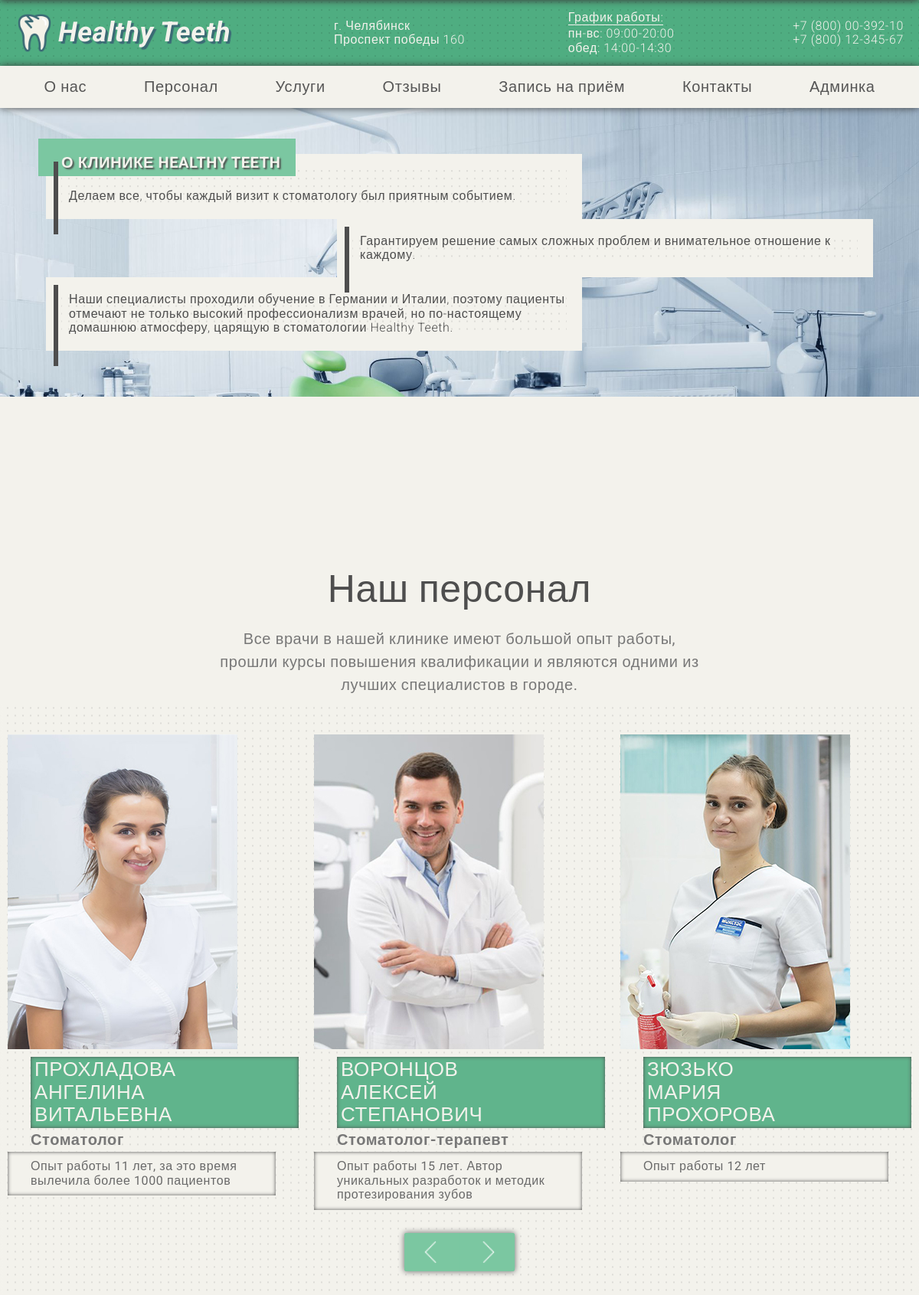
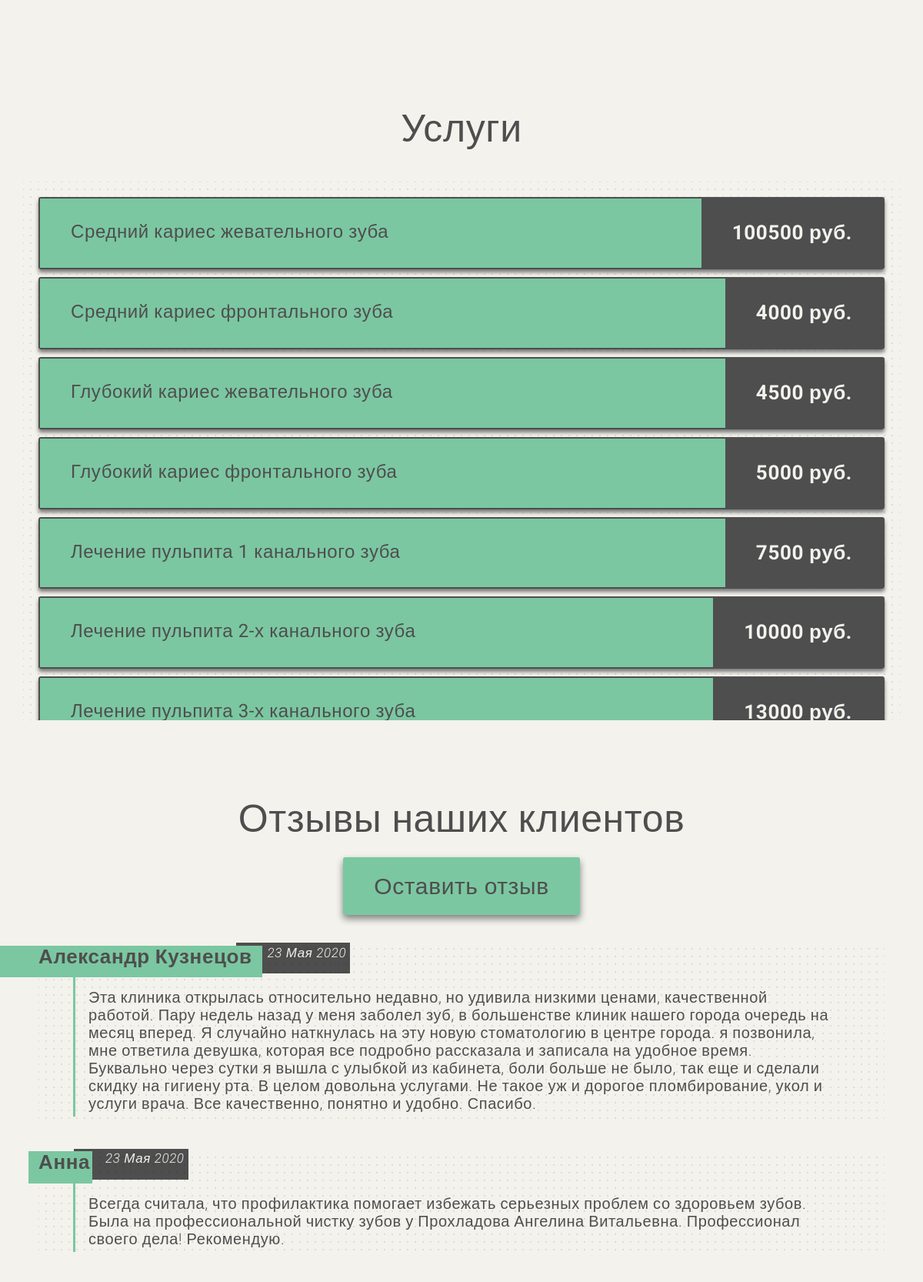
The page / (upper part) on the database its author committed (2 pictures, top to bottom).
### tables this page shows
CREATE TABLE `personnel` (
  `id` int(11) NOT NULL COMMENT 'id',
  `photo` varchar(999) DEFAULT NULL COMMENT 'фото',
  `surname` varchar(100) DEFAULT NULL COMMENT 'фамилия',
  `name` varchar(100) DEFAULT NULL COMMENT 'имя',
  `patronymic` varchar(100) DEFAULT NULL COMMENT 'Отчество',
  `profession` varchar(50) DEFAULT NULL COMMENT 'профессия',
  `description` varchar(200) DEFAULT NULL COMMENT 'описание',
  `numeration` int(10) DEFAULT NULL COMMENT 'порядковый номер при выводе на сайт'
);

CREATE TABLE `services` (
  `id` int(11) NOT NULL COMMENT 'id',
  `service_name` varchar(100) NOT NULL COMMENT 'Наименование услуги',
  `price` int(20) NOT NULL COMMENT 'Цена услуги'
);

CREATE TABLE `reviews` (
  `id` int(11) NOT NULL COMMENT 'id',
  `date` datetime DEFAULT current_timestamp() COMMENT 'Дата отзыва',
  `name` varchar(32) DEFAULT NULL COMMENT 'Имя',
  `text_review` varchar(600) DEFAULT NULL COMMENT 'Текст отзыва',
  `numeration` int(10) DEFAULT NULL COMMENT 'Порядковый номер отзыва при выводе на сайте'
);

### index.php (the view, shortened to what this page needs)
<!DOCTYPE html>
<html lang="ru">
<head>
	<link rel="stylesheet" href="css/style.css">
	<link rel="stylesheet" href="css/index.css">
</head>
<body>
<?php
	$dbc = mysqli_connect(DB_HOST, DB_USER, DB_PASSWORD, DB_NAME)
		or die ('Ошибка соединения с базой данных 1');
?>
<header id="header">
	<div class="container_header">
		<a class="logo-header" href="index.php">
			<img src="img/header/header_logo.png" alt="">
			<p>Healthy Teeth</p>
		</a>
		<a class="header-address" href="#map">г. Челябинск<br> Проспект победы 160</a>
		<a class="header-workTime" href="#contact">
			<span>График работы:</span>
			<span>пн-вс: 09:00-20:00<br>обед: 14:00-14:30</span>
		</a>
		<a class="header-numbers" href="#contact">+7 (800) 00-392-10<br>+7 (800) 12-345-67</a>
	</div>
</header>
<main id="about_us">
	<nav class="nav_bar">
		<ul>
			<li><a href="#header">О нас</a></li>
			<li><a href="#personnel">Персонал</a></li>
			<li><a href="#price_section">Услуги</a></li>
			<li><a href="#reviews">Отзывы</a></li>
			<li><a href="#record_section">Запись на приём</a></li>
			<li><a href="#contact">Контакты</a></li>
<?php if ($_SERVER[REMOTE_ADDR] == $_SERVER[SERVER_ADDR]) { ?>
			<li class="admin">
				<a href="registrations.php">Админка</a>
			</li>
<?php } ?>
		</ul>
	</nav>
	<section class="about_us_section">
		<div class="container_news about_us active-news">
			<div class="cont_about_us cont_text_1">
				<h2 class="about_us_header">О КЛИНИКЕ HEALTHY TEETH</h2>
				<p class="about_us_text">Делаем все, чтобы каждый визит к стоматологу был приятным событием.</p>
			</div>
			<div class="cont_about_us cont_text_2">
				<p class="about_us_text">Гарантируем решение самых сложных проблем и внимательное отношение к каждому.</p>
			</div>
			<div class="cont_about_us cont_text_3">
				<p class="about_us_text">Наши специалисты проходили обучение в Германии и Италии, поэтому пациенты отмечают не только высокий профессионализм врачей, но по-настоящему домашнюю атмосферу, царящую в стоматологии Healthy Teeth.</p>
			</div>
		</div>
	</section>
	<section class="personnel_section" id="personnel">
		<div class="personnel_header">
				<h2>Наш персонал</h2>
				<p>Все врачи в нашей клинике имеют большой опыт работы, прошли курсы повышения квалификации и являются одними из лучших специалистов в городе.</p>
		</div>
		<div class="container_personnel_slides">
			<div class="overlay_personnel"></div>
			<div class="main_personnel_slides">
<?php
	$query_personnel = "SELECT * FROM `personnel` WHERE `numeration` IS NOT NULL ORDER BY `numeration` ASC"
		or die ('Ошибка соединения с базой данных 2');
	$data = mysqli_query($dbc, $query_personnel);
	while ($row = mysqli_fetch_array($data)) {
		$photo = $row['photo'];
		$surname = $row['surname'];
		$name = $row['name'];
		$patronymic = $row['patronymic'];
		$profession = $row['profession'];
		$description = $row['description'];
?>
				<figure class="personnel">
						<img src="<?=$photo?>" alt="Ошибка загрузки фото сотрудника">
						<figcaption>
								<h3><?=$surname?><br> <?=$name?><br> <?=$patronymic?></h3>
								<span><?=$profession?></span>
								<p><?=$description?></p>
						</figcaption>
				</figure>
<?php
	}
?>
			</div>
			<div class="container-personnel_slider_buttons">
				<button class="personnel_left_slider_button personnel_slider_buttons" value="left"><img src="img/main/personnel/slide_button/Rectangle.png" alt=""></button>
				<button class="personnel_right_slider_button personnel_slider_buttons" value="right"><img src="img/main/personnel/slide_button/Rectangle.png" alt=""></button>
			</div>
		</div>
	</section>
	<section class="prices_section" id="price_section">
		<div class="prices_header">
				<h2>Услуги</h2>
		</div>
		<div class="cont_prices_section">
<?php
	$query_prices = "SELECT * FROM `services` ORDER BY `id` ASC"
		or die ('Ошибка соединения с базой данных 2');
	$data = mysqli_query($dbc, $query_prices);
	while ($row = mysqli_fetch_array($data)) {
?>
			<div class="container_preice">
				<p><?=$row['service_name']?></p>
				<span><?=$row['price']?> руб.</span>
			</div>
<?php
	}
?>
		</div>
	</section>
	<section class="reviews_section" id="reviews">
		<div class="cont_reviews_section">
			<div class="reviews_header">
				<h2>Отзывы наших клиентов</h2>
				<button class="add_button back_button">Оставить отзыв</button>
			</div>
<?php
	if ($dbc) {
		$query = "SELECT * FROM `reviews` WHERE `numeration` IS NOT NULL ORDER BY `numeration` ASC"
				or die ('Ошибка соединения с базой данных 2');
		$reviews_count = 10;
		if ($data = mysqli_query($dbc, $query)) {
			$i = 0;
			$month_RU = [
				'Января',
				'Февраля',
				'Марта',
				'Апреля',
				'Мая',
				'Июня',
				'Июля',
				'Августа',
				'Сентября',
				'Октября',
				'Ноября',
				'Декабря'
			];
			while ($reviews = mysqli_fetch_array($data)) {
				if ($i++ < $reviews_count) {
					$name = $reviews['name'];
					$text_review = $reviews['text_review'];
					$month_EN = date('n', strtotime($reviews['date'])) - 1;
					$date = date('j', strtotime($reviews['date'])) . ' ' . $month_RU[$month_EN] . ' ' . date('Y', strtotime($reviews['date']));
					echo '<div class="review_container">
					<div class="container_name_date">
						<h3 class="review_name">' . $name . '</h3>
						<p class="review_date">' . $date . '</p>
					</div>
					<p class="review_text">' . $text_review . '</p>
					</div>';
				}
			}
		}
	}
?>
		</div>
	</section>
</main>
</body>
</html>

### css/style.css (style rules this page uses)
* { -webkit-box-sizing: border-box; -moz-box-sizing: border-box; box-sizing: border-box; margin: 0; padding: 0; border: 0; outline: none; vertical-align: baseline; }
ul, ol { list-style: none; }
a, button, label, input[type="submit"] { cursor: pointer; }
a { text-decoration: none; color: currentColor; }
img { display: block; max-width: 100%; }
html { font-family: 'Roboto', sans-serif; font-weight: 300; font-size: 20px; line-height: 1.15; letter-spacing: .03rem; position: relative; -webkit-text-size-adjust: 100%; background-color: #f3f2ec; color: #4e4e4e; overflow-x: hidden; min-width: 499px; scroll-behavior: smooth; }
.back_button { font-family: 'Roboto', sans-serif; font-weight: 400; font-size: 1.5rem; padding: 1rem 2rem; color: #4e4e4e; letter-spacing: .03rem; background-color: #7bc7a1; border-radius: 3px; box-shadow: #808080 0px 5px 10px 0px; transition: box-shadow .2s, transform .2s; margin: 0 auto; }

### rows shown on the page
personnel: photo (picture), surname "ПРОХЛАДОВА", name "АНГЕЛИНА", patronymic "ВИТАЛЬЕВНА", profession "Стоматолог", description "Опыт работы 11 лет, за это время вылечила более 1000 пациентов"
personnel: photo (picture), surname "ВОРОНЦОВ", name "АЛЕКСЕЙ", patronymic "СТЕПАНОВИЧ", profession "Стоматолог-терапевт", description "Опыт работы 15 лет. Автор уникальных разработок и методик протезирования зубов"
personnel: photo (picture), surname "ЗЮЗЬКО", name "МАРИЯ", patronymic "ПРОХОРОВА", profession "Стоматолог", description "Опыт работы 12 лет"
services: service_name "Средний кариес жевательного зуба", price "100500"
services: service_name "Средний кариес фронтального зуба", price "4000"
services: service_name "Глубокий кариес жевательного зуба", price "4500"
services: service_name "Глубокий кариес фронтального зуба", price "5000"
services: service_name "Лечение пульпита 1 канального зуба", price "7500"
services: service_name "Лечение пульпита 2-х канального зуба", price "10000"
services: service_name "Лечение пульпита 3-х канального зуба", price "13000"
reviews: name "Александр Кузнецов", date "23 Мая 2020", text_review "Эта клиника открылась относительно недавно, но удивила низкими ценами, качественной работой. Пару недель назад у меня заболел зуб, в большенстве клиник нашего города очередь на месяц вперед. Я случайно наткнулась на эту новую стоматологию в центре города. я позвонила, мне ответила девушка, которая все подробно рассказала и записала на удобное время. Буквально через сутки я вышла с улыбкой из кабинета, боли больше не было, так еще и сделали скидку на гигиену рта. В целом довольна услугами. Не такое уж и дорогое пломбирование, укол и услуги врача. Все качественно, понятно и удобно. Спасибо."
reviews: name "Анна", date "23 Мая 2020", text_review "Всегда считала, что профилактика помогает избежать серьезных проблем со здоровьем зубов. Была на профессиональной чистку зубов у Прохладова Ангелина Витальевна. Профессионал своего дела! Рекомендую."
